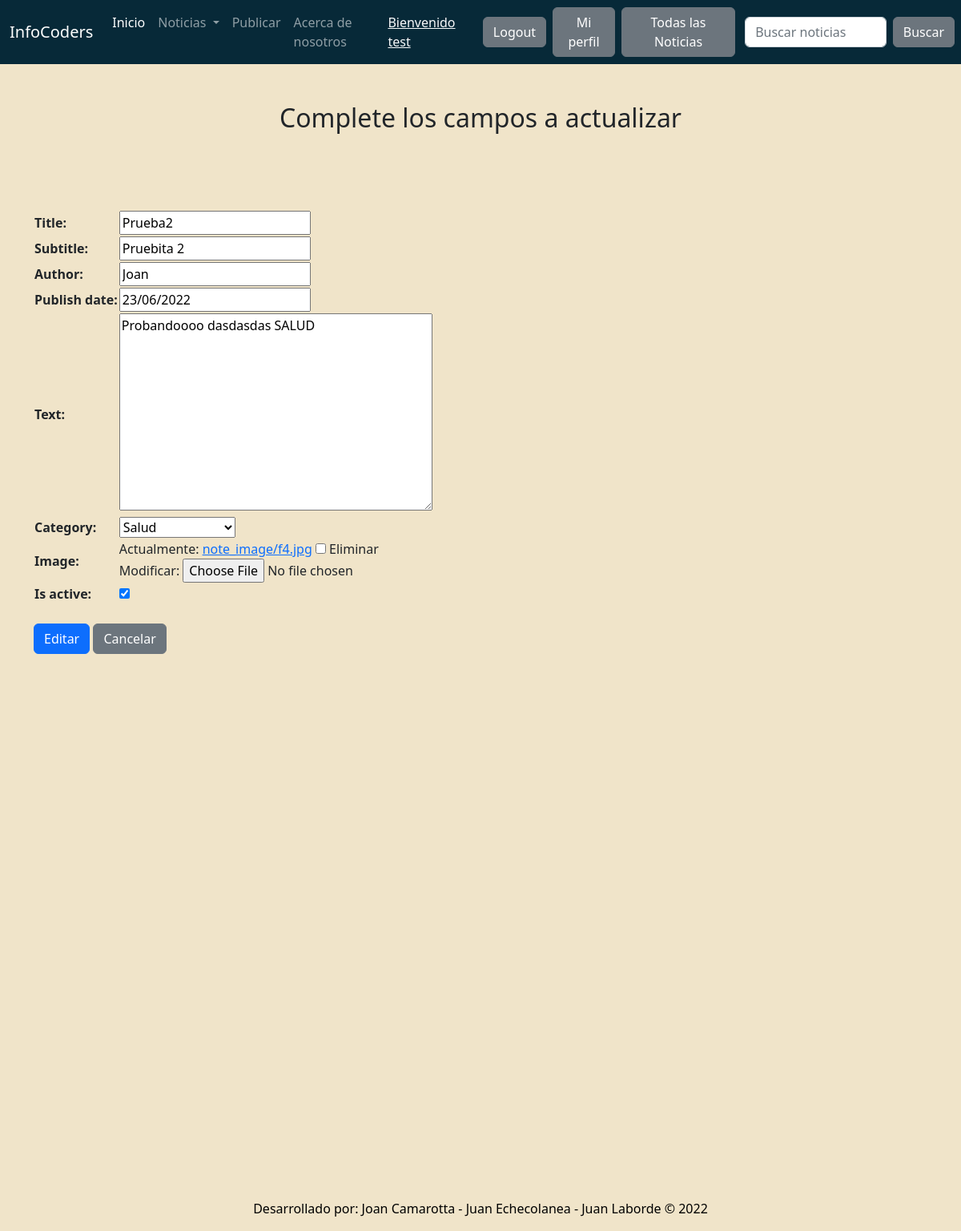
The app's page /noticias/editar-noticia/10/ (signed in) with its own data.
### blog/models.py (models this page shows, shortened)
class Note(models.Model):
    title = models.CharField(max_length=100, blank=True, null=True)
    subtitle = models.CharField(max_length=100)
    author = models.CharField(max_length=50)
    publish_date = models.DateField(default=now)
    text = models.TextField(blank=True)
    category = models.ForeignKey('Categoria', on_delete=models.CASCADE, related_name='blog')
    image = models.ImageField(upload_to='note_image', blank = True, null = True)
    is_active = models.BooleanField(default=True, blank = True)
    class Meta:
        verbose_name = 'Nota'
        verbose_name_plural = 'Notas'

### blog/views.py (the view, shortened to what this page needs)
# urls.py: path('editar-noticia/<int:pk>/', Update_post.as_view(), name = 'update_post'),
class Update_post(LoginRequiredMixin, UpdateView):
    model = Note
    template_name = 'update_post.html'
    fields = '__all__'

### blog/models.py (called while the page is built)
    def __str__(self):
        return self.name

### templates/update_post.html (shortened to what this page needs)
{% extends 'base.html' %}
{% block content %}
    {% if form %}
        <h2 class="fw-bopld text-center py-5">Complete los campos a actualizar</h2>
        <div class="container px-8 px-lg-7 mt-5">
        <form action="" method="POST" enctype="multipart/form-data">
            <table>
                {{form.as_table}}
            </table>
            <br>
            <input class="btn btn-primary" type="submit" , value="Editar">
            <a class="btn btn-secondary" href = "/noticias/todas-las-noticias/">Cancelar</a>
        </form>
    </div>
    {% endif %}
{% endblock %}

### templates/base.html (shortened to what this page needs)
<!doctype html>
<html lang="en">
  <head>
    <link href="https://cdn.jsdelivr.net/npm/bootstrap@5.2.0-beta1/dist/css/bootstrap.min.css" rel="stylesheet">
  </head>
  <body>
    {% load static %}
    <nav class="navbar navbar-expand-lg navbar-dark" style="background-color: #072938;">
        <div class="container-fluid">
          <a class="navbar-brand">InfoCoders</a>
          <div class="collapse navbar-collapse" id="navbarSupportedContent">
            <ul class="navbar-nav me-auto mb-2 mb-lg-0">
              <li class="nav-item">
                <a class="nav-link active" aria-current="page" href="/index/">Inicio</a>
              <li class="nav-item dropdown">
                <a class="nav-link dropdown-toggle" href="#" id="navbarDropdown" role="button" data-bs-toggle="dropdown" aria-expanded="false">
                  Noticias
                </a>
                {% if request.user.is_authenticated %}
                <li class="nav-item">
                  <a class="nav-link" href="/noticias/crear-nota/">Publicar</a>
                </li>
                {% endif %}
                  <li class="nav-item">
                    <a class="nav-link" href="/sobre-nosotros/">Acerca de nosotros</a>
                  </li>
                </div>
                  <ul class="navbar-nav me-auto mb-2 mb-lg-0">
                  <div class="collapse navbar-collapse" id="navbarSupportedContent">
                        {% if request.user.is_authenticated %}
                        <li class="nav-item">
                          <a class="text-light" style="margin-right: 1rem;">
                          <h7>Bienvenido {{request.user.username}} </h7></a>
                        </li>
                        <li class="nav-item">
                            <a class="btn btn-secondary me-2" href="/cuenta/cerrar-sesion/">Logout</a>
                        </li>
                        <li class="nav-item">
                          <a class="btn btn-secondary me-2" href="/cuenta/perfil/">Mi perfil</a>
                      </li>
                        <li class="nav-item">
                          <a class="btn btn-secondary" href="/noticias/todas-las-noticias/">Todas las Noticias</a>
                      </li>
                        {% endif %}
                      </ul>
          </div>
    <form class="d-flex" role="search" action="/noticias/buscar/" metod= "GET">
    <input class="form-control me-2" type = "text" placeholder = "Buscar noticias" name = 'search' aria-label = "Search">
    <button class="btn btn-secondary me-2" type="submit">Buscar</button>
  </form>
      </nav>
      {% block content %}
      {% endblock %}
  </body>
  <footer>
    <br>
    <br>
    <br>
    <br>
    <br>
    <br>
    <br>
    <br>
    <br>
    <br>
    <br>
    <br>
    <br>
    <br>
    <br>
    <br>
    <br>
    <br>
    <br>
    <br>
    <br>
    <br>
    <br>
    <br>
    <br>
    <br>
    <br>
    <br>
    <div class="sticky-xxl-bottom m-2 text-center text-black">
      <p>Desarrollado por: Joan Camarotta - Juan Echecolanea - Juan Laborde &copy 2022</p>
      </div>
  </footer>
</html>

### templates/base.html (style rules this page uses)
body { background-color: #f0e4c9; margin: 0; }

### records on screen
Note: title "Prueba2", subtitle "Pruebita 2", author "Joan", publish_date "23/06/2022", text "Probandoooo dasdasdas SALUD", category "Salud", is_active "☑"

### other values on screen
{{ request.user.username }} "test"
